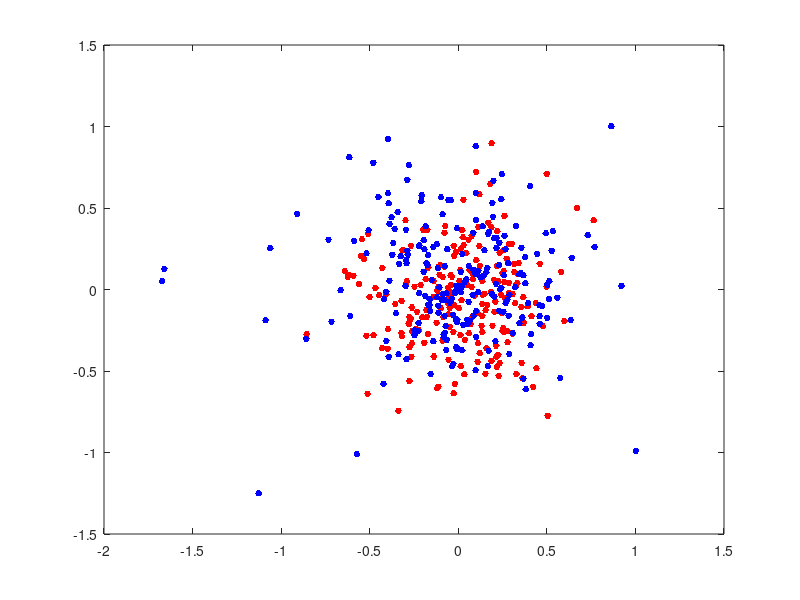

Write the MATLAB code that produced this figure. (Note: this script raises an error after producing the figure.)
load scz_geneset_example.mat
n0=size(Zctl,1);
n1=size(Zscz,1);
dizgroup=[-1*ones(n0,1);ones(n1,1)];
X=[Zctl; Zscz];
[~,s]=pca(X,'NumComponents',2);
data1=s(dizgroup==-1,:);
data2=s(dizgroup==1,:);
%%
% openExample('stats/NonlinearClassifierWithGaussianKernelExample')

figure;
plot(data1(:,1),data1(:,2),'r.','MarkerSize',15)
hold on
plot(data2(:,1),data2(:,2),'b.','MarkerSize',15)
ezpolar(@(x)1);ezpolar(@(x)2);
axis equal
hold off

data3 = [data1;data2];
theclass=dizgroup;

%Train the SVM Classifier
cl = fitcsvm(data3,theclass,'KernelFunction','rbf',...
    'BoxConstraint',Inf,'ClassNames',[-1,1]);

% Predict scores over the grid
d = 0.02;
[x1Grid,x2Grid] = meshgrid(min(data3(:,1)):d:max(data3(:,1)),...
    min(data3(:,2)):d:max(data3(:,2)));
xGrid = [x1Grid(:),x2Grid(:)];
[~,scores] = predict(cl,xGrid);

% Plot the data and the decision boundary
figure;
h(1:2) = gscatter(data3(:,1),data3(:,2),theclass,'rb','.');
hold on
ezpolar(@(x)1);
h(3) = plot(data3(cl.IsSupportVector,1),data3(cl.IsSupportVector,2),'ko');
contour(x1Grid,x2Grid,reshape(scores(:,2),size(x1Grid)),[0 0],'k');
legend(h,{'-1','+1','Support Vectors'});
axis equal
hold off



cl2 = fitcsvm(data3,theclass,'KernelFunction','rbf');
[~,scores2] = predict(cl2,xGrid);

figure;
h(1:2) = gscatter(data3(:,1),data3(:,2),theclass,'rb','.');
hold on
ezpolar(@(x)1);
h(3) = plot(data3(cl2.IsSupportVector,1),data3(cl2.IsSupportVector,2),'ko');
contour(x1Grid,x2Grid,reshape(scores2(:,2),size(x1Grid)),[0 0],'k');
legend(h,{'-1','+1','Support Vectors'});
axis equal
hold off


% https://scikit-learn.org/stable/auto_examples/classification/plot_classifier_comparison.html

